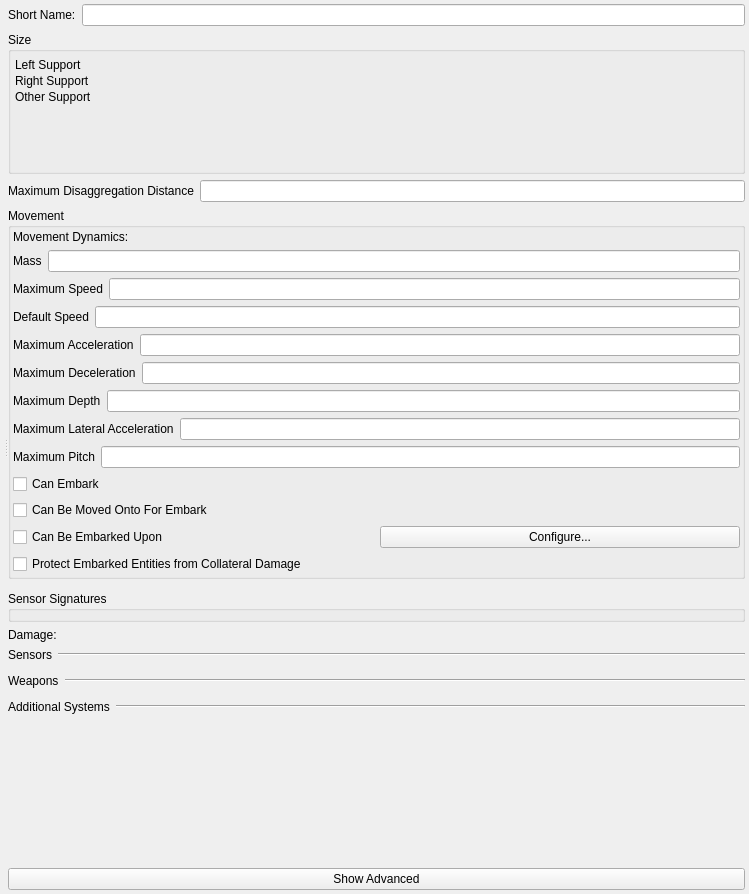
<?xml version="1.0" encoding="UTF-8"?>
<ui version="4.0">
 <class>Form</class>
 <widget class="QWidget" name="Form">
  <property name="geometry">
   <rect>
    <x>0</x>
    <y>0</y>
    <width>749</width>
    <height>894</height>
   </rect>
  </property>
  <property name="windowTitle">
   <string>Form</string>
  </property>
  <layout class="QVBoxLayout" name="verticalLayout_9">
   <property name="leftMargin">
    <number>4</number>
   </property>
   <property name="topMargin">
    <number>4</number>
   </property>
   <property name="rightMargin">
    <number>4</number>
   </property>
   <property name="bottomMargin">
    <number>4</number>
   </property>
   <item>
    <widget class="QSplitter" name="splitter">
     <property name="orientation">
      <enum>Qt::Horizontal</enum>
     </property>
     <widget class="QWidget" name="layoutWidget">
      <layout class="QVBoxLayout" name="verticalLayout_8">
       <property name="leftMargin">
        <number>0</number>
       </property>
       <property name="topMargin">
        <number>0</number>
       </property>
       <property name="rightMargin">
        <number>0</number>
       </property>
       <property name="bottomMargin">
        <number>0</number>
       </property>
       <item>
        <widget class="QWidget" name="myGeneralCanvas" native="true">
         <property name="sizePolicy">
          <sizepolicy hsizetype="MinimumExpanding" vsizetype="Fixed">
           <horstretch>0</horstretch>
           <verstretch>0</verstretch>
          </sizepolicy>
         </property>
         <property name="element_type" stdset="0">
          <string notr="true">general_canvas</string>
         </property>
        </widget>
       </item>
       <item>
        <widget class="QWidget" name="myDisplayWidget" native="true">
         <property name="element_type" stdset="0">
          <string notr="true">display_widget_canvas</string>
         </property>
        </widget>
       </item>
      </layout>
     </widget>
     <widget class="QWidget" name="layoutWidget">
      <layout class="QVBoxLayout" name="verticalLayout_7">
       <item>
        <layout class="QHBoxLayout" name="horizontalLayout">
         <item>
          <widget class="QLabel" name="short_name_label">
           <property name="text">
            <string>Short Name:</string>
           </property>
          </widget>
         </item>
         <item>
          <widget class="QLineEdit" name="short_name"/>
         </item>
        </layout>
       </item>
       <item>
        <widget class="QGroupBox" name="boundingVolumeGroupBox">
         <property name="title">
          <string>Size</string>
         </property>
         <layout class="QGridLayout" name="gridLayout_3">
          <property name="sizeConstraint">
           <enum>QLayout::SetNoConstraint</enum>
          </property>
          <property name="leftMargin">
           <number>4</number>
          </property>
          <property name="topMargin">
           <number>4</number>
          </property>
          <property name="rightMargin">
           <number>4</number>
          </property>
          <property name="bottomMargin">
           <number>4</number>
          </property>
          <property name="spacing">
           <number>2</number>
          </property>
          <item row="1" column="0" colspan="2">
           <widget class="QWidget" name="bounding_volume" native="true">
            <property name="minimumSize">
             <size>
              <width>0</width>
              <height>0</height>
             </size>
            </property>
           </widget>
          </item>
          <item row="2" column="0">
           <widget class="QLabel" name="left_support_label">
            <property name="sizePolicy">
             <sizepolicy hsizetype="Minimum" vsizetype="Minimum">
              <horstretch>0</horstretch>
              <verstretch>0</verstretch>
             </sizepolicy>
            </property>
            <property name="text">
             <string>Left Support</string>
            </property>
           </widget>
          </item>
          <item row="2" column="1">
           <widget class="QWidget" name="left_support" native="true">
            <property name="sizePolicy">
             <sizepolicy hsizetype="MinimumExpanding" vsizetype="Minimum">
              <horstretch>0</horstretch>
              <verstretch>0</verstretch>
             </sizepolicy>
            </property>
            <property name="element_type" stdset="0">
             <string notr="true">vector-parameter-data</string>
            </property>
            <property name="single_row" stdset="0">
             <bool>true</bool>
            </property>
            <property name="default_value" stdset="0">
             <string>1,-1,0</string>
            </property>
           </widget>
          </item>
          <item row="3" column="0">
           <widget class="QLabel" name="right_support_label">
            <property name="sizePolicy">
             <sizepolicy hsizetype="Minimum" vsizetype="Minimum">
              <horstretch>0</horstretch>
              <verstretch>0</verstretch>
             </sizepolicy>
            </property>
            <property name="text">
             <string>Right Support</string>
            </property>
           </widget>
          </item>
          <item row="3" column="1">
           <widget class="QWidget" name="right_support" native="true">
            <property name="sizePolicy">
             <sizepolicy hsizetype="MinimumExpanding" vsizetype="Minimum">
              <horstretch>0</horstretch>
              <verstretch>0</verstretch>
             </sizepolicy>
            </property>
            <property name="element_type" stdset="0">
             <string notr="true">vector-parameter-data</string>
            </property>
            <property name="single_row" stdset="0">
             <bool>true</bool>
            </property>
            <property name="default_value" stdset="0">
             <string>1,1,0</string>
            </property>
           </widget>
          </item>
          <item row="4" column="0">
           <widget class="QLabel" name="other_support_label">
            <property name="sizePolicy">
             <sizepolicy hsizetype="Minimum" vsizetype="Minimum">
              <horstretch>0</horstretch>
              <verstretch>0</verstretch>
             </sizepolicy>
            </property>
            <property name="text">
             <string>Other Support</string>
            </property>
           </widget>
          </item>
          <item row="4" column="1">
           <widget class="QWidget" name="other_support" native="true">
            <property name="sizePolicy">
             <sizepolicy hsizetype="MinimumExpanding" vsizetype="Minimum">
              <horstretch>0</horstretch>
              <verstretch>0</verstretch>
             </sizepolicy>
            </property>
            <property name="element_type" stdset="0">
             <string notr="true">vector-parameter-data</string>
            </property>
            <property name="single_row" stdset="0">
             <bool>true</bool>
            </property>
            <property name="default_value" stdset="0">
             <string>-1,0,0</string>
            </property>
           </widget>
          </item>
          <item row="5" column="0" colspan="2">
           <widget class="QWidget" name="bv_and_sv_calcs" native="true">
            <property name="sizePolicy">
             <sizepolicy hsizetype="MinimumExpanding" vsizetype="MinimumExpanding">
              <horstretch>0</horstretch>
              <verstretch>0</verstretch>
             </sizepolicy>
            </property>
            <property name="minimumSize">
             <size>
              <width>0</width>
              <height>0</height>
             </size>
            </property>
            <property name="calculate_bounding_volume" stdset="0">
             <bool>true</bool>
            </property>
            <property name="calculate_support_points" stdset="0">
             <bool>true</bool>
            </property>
            <property name="element_type" stdset="0">
             <string notr="true">bv_sp_calc_widget</string>
            </property>
           </widget>
          </item>
         </layout>
        </widget>
       </item>
       <item>
        <layout class="QHBoxLayout" name="horizontalLayout_2">
         <item>
          <widget class="QLabel" name="disaggregation_range_label">
           <property name="text">
            <string>Maximum Disaggregation Distance</string>
           </property>
          </widget>
         </item>
         <item>
          <widget class="QLineEdit" name="disaggregation_range">
           <property name="display-units" stdset="0">
            <string notr="true">meters</string>
           </property>
           <property name="source-units" stdset="0">
            <string notr="true">meters</string>
           </property>
           <property name="hide_by_default" stdset="0">
            <bool>true</bool>
           </property>
          </widget>
         </item>
        </layout>
       </item>
       <item>
        <widget class="QGroupBox" name="movementGroupBox">
         <property name="title">
          <string>Movement</string>
         </property>
         <layout class="QVBoxLayout" name="verticalLayout">
          <property name="leftMargin">
           <number>2</number>
          </property>
          <property name="topMargin">
           <number>2</number>
          </property>
          <property name="rightMargin">
           <number>2</number>
          </property>
          <property name="bottomMargin">
           <number>2</number>
          </property>
          <item>
           <layout class="QHBoxLayout" name="horizontalLayout_7">
            <item>
             <widget class="QLabel" name="movement_system_label">
              <property name="text">
               <string>Movement Dynamics:</string>
              </property>
             </widget>
            </item>
            <item>
             <widget class="QWidget" name="movement_system" native="true">
              <property name="category" stdset="0">
               <string notr="true">movement</string>
              </property>
              <property name="none-selected-text" stdset="0">
               <string>Immobile</string>
              </property>
              <property name="element_type" stdset="0">
               <string notr="true">single_system_selector</string>
              </property>
             </widget>
            </item>
           </layout>
          </item>
          <item>
           <layout class="QHBoxLayout" name="horizontalLayout_3">
            <item>
             <widget class="QLabel" name="mass_label">
              <property name="text">
               <string>Mass</string>
              </property>
             </widget>
            </item>
            <item>
             <widget class="QLineEdit" name="mass">
              <property name="source-units" stdset="0">
               <string notr="true">kilograms</string>
              </property>
              <property name="display-units" stdset="0">
               <string notr="true">kilograms</string>
              </property>
             </widget>
            </item>
           </layout>
          </item>
          <item>
           <layout class="QHBoxLayout" name="horizontalLayout_4">
            <item>
             <widget class="QLabel" name="max_speed_label">
              <property name="text">
               <string>Maximum Speed</string>
              </property>
             </widget>
            </item>
            <item>
             <widget class="QLineEdit" name="max_speed">
              <property name="source-units" stdset="0">
               <string notr="true">meters-per-second</string>
              </property>
              <property name="display-units" stdset="0">
               <string notr="true">kilometers-per-hour</string>
              </property>
             </widget>
            </item>
           </layout>
          </item>
          <item>
           <layout class="QHBoxLayout" name="horizontalLayout_14">
            <item>
             <widget class="QLabel" name="ordered_speed_label">
              <property name="text">
               <string>Default Speed</string>
              </property>
             </widget>
            </item>
            <item>
             <widget class="QLineEdit" name="ordered_speed">
              <property name="source-units" stdset="0">
               <string notr="true">meters-per-second</string>
              </property>
              <property name="display-units" stdset="0">
               <string notr="true">kilometers-per-hour</string>
              </property>
             </widget>
            </item>
           </layout>
          </item>
          <item>
           <layout class="QHBoxLayout" name="horizontalLayout_15">
            <item>
             <widget class="QLabel" name="max_acceleration_label">
              <property name="text">
               <string>Maximum Acceleration</string>
              </property>
             </widget>
            </item>
            <item>
             <widget class="QLineEdit" name="max_acceleration">
              <property name="source-units" stdset="0">
               <string notr="true">meters-per-second2</string>
              </property>
              <property name="display-units" stdset="0">
               <string notr="true">meters-per-second2</string>
              </property>
             </widget>
            </item>
           </layout>
          </item>
          <item>
           <layout class="QHBoxLayout" name="horizontalLayout_16">
            <item>
             <widget class="QLabel" name="max_deceleration_label">
              <property name="text">
               <string>Maximum Deceleration</string>
              </property>
             </widget>
            </item>
            <item>
             <widget class="QLineEdit" name="max_deceleration">
              <property name="source-units" stdset="0">
               <string notr="true">meters-per-second2</string>
              </property>
              <property name="display-units" stdset="0">
               <string notr="true">meters-per-second2</string>
              </property>
             </widget>
            </item>
           </layout>
          </item>
          <item>
           <layout class="QHBoxLayout" name="horizontalLayout_17">
            <item>
             <widget class="QLabel" name="max_depth_label">
              <property name="text">
               <string>Maximum Depth</string>
              </property>
             </widget>
            </item>
            <item>
             <widget class="QLineEdit" name="max_depth">
              <property name="source-units" stdset="0">
               <string notr="true">meters</string>
              </property>
              <property name="display-units" stdset="0">
               <string notr="true">meters</string>
              </property>
             </widget>
            </item>
           </layout>
          </item>
          <item>
           <layout class="QHBoxLayout" name="horizontalLayout_1000">
            <item>
             <widget class="QLabel" name="max_lateral_acceleration_label">
              <property name="text">
               <string>Maximum Lateral Acceleration</string>
              </property>
             </widget>
            </item>
            <item>
             <widget class="QLineEdit" name="max_lateral_acceleration">
              <property name="source-units" stdset="0">
               <string notr="true">meters-per-second2</string>
              </property>
              <property name="display-units" stdset="0">
               <string notr="true">meters-per-second2</string>
              </property>
             </widget>
            </item>
           </layout>
          </item>
          <item>
           <layout class="QHBoxLayout" name="horizontalLayout_6">
            <item>
             <widget class="QLabel" name="max_slope_label">
              <property name="text">
               <string>Maximum Pitch</string>
              </property>
              <property name="source_units" stdset="0">
               <string>radians</string>
              </property>
              <property name="display_units" stdset="0">
               <string>degrees</string>
              </property>
             </widget>
            </item>
            <item>
             <widget class="QLineEdit" name="max_slope">
              <property name="source-units" stdset="0">
               <string>radians</string>
              </property>
              <property name="display-units" stdset="0">
               <string>radians</string>
              </property>
             </widget>
            </item>
           </layout>
          </item>
          <item>
           <widget class="QCheckBox" name="can_embark">
            <property name="text">
             <string>Can Embark</string>
            </property>
            <property name="element_type" stdset="0">
             <string notr="true">DtRwBoolean</string>
            </property>
           </widget>
          </item>
          <item>
           <widget class="QCheckBox" name="can_move_onto_embarked">
            <property name="toolTip">
             <string>If checked, entities that are close to this object will check to see if they are going to move onto this object, and, if so, embark on it</string>
            </property>
            <property name="text">
             <string>Can Be Moved Onto For Embark</string>
            </property>
           </widget>
          </item>
          <item>
           <layout class="QHBoxLayout" name="horizontalLayout_12">
            <item>
             <widget class="QCheckBox" name="can_be_embarked_upon">
              <property name="text">
               <string>Can Be Embarked Upon</string>
              </property>
              <property name="element_type" stdset="0">
               <string notr="true">DtRwBoolean</string>
              </property>
             </widget>
            </item>
            <item>
             <widget class="QPushButton" name="configure_embarkation">
              <property name="text">
               <string>Configure...</string>
              </property>
              <property name="enable_if_checked" stdset="0">
               <string notr="true">can_be_embarked_upon</string>
              </property>
              <property name="slot" stdset="0">
               <string notr="true">change_embarkation</string>
              </property>
              <property name="element_type" stdset="0">
               <string notr="true">push_button</string>
              </property>
              <property name="disable_if_multiple_selection" stdset="0">
               <bool>true</bool>
              </property>
             </widget>
            </item>
           </layout>
          </item>
          <item>
           <widget class="QCheckBox" name="protect_from_collateral_damage">
            <property name="toolTip">
             <string>If enabled, will protect any entities embarked on this object from collateral damage</string>
            </property>
            <property name="text">
             <string>Protect Embarked Entities from Collateral Damage</string>
            </property>
           </widget>
          </item>
         </layout>
        </widget>
       </item>
       <item>
        <layout class="QVBoxLayout" name="verticalLayout_10">
         <item>
          <widget class="QWidget" name="object_geometry_filename" native="true">
           <property name="element_type" stdset="0">
            <string notr="true">object-geometry</string>
           </property>
          </widget>
         </item>
        </layout>
       </item>
       <item>
        <widget class="QGroupBox" name="sensorSignaturesGroupBox">
         <property name="title">
          <string>Sensor Signatures</string>
         </property>
         <layout class="QVBoxLayout" name="verticalLayout_3">
          <property name="spacing">
           <number>2</number>
          </property>
          <property name="leftMargin">
           <number>2</number>
          </property>
          <property name="topMargin">
           <number>2</number>
          </property>
          <property name="rightMargin">
           <number>2</number>
          </property>
          <property name="bottomMargin">
           <number>2</number>
          </property>
          <item>
           <widget class="QWidget" name="sensor_signatures" native="true">
            <property name="default-signatures" stdset="0">
             <string>visual-signature=3.0;radar-signature=10.0;infrared-signature=4.0;passive-sonar-signature:Passive Sonar=4.0;active-sonar-signature:Active Sonar=4.0;mad-signature:MAD Sensor=4.0</string>
            </property>
           </widget>
          </item>
         </layout>
        </widget>
       </item>
       <item>
        <layout class="QHBoxLayout" name="horizontalLayout_8">
         <item>
          <widget class="QLabel" name="damage_system_label">
           <property name="text">
            <string>Damage:</string>
           </property>
          </widget>
         </item>
         <item>
          <widget class="QWidget" name="damage_system" native="true">
           <property name="category" stdset="0">
            <string notr="true">damage</string>
           </property>
           <property name="none-selected-text" stdset="0">
            <string>Undamagable</string>
           </property>
           <property name="element_type" stdset="0">
            <string notr="true">single_system_selector</string>
           </property>
          </widget>
         </item>
        </layout>
       </item>
       <item>
        <layout class="QVBoxLayout" name="verticalLayout_4">
         <item>
          <layout class="QHBoxLayout" name="horizontalLayout_9">
           <item>
            <widget class="QLabel" name="sensor_system_selector_label">
             <property name="sizePolicy">
              <sizepolicy hsizetype="Fixed" vsizetype="Fixed">
               <horstretch>0</horstretch>
               <verstretch>0</verstretch>
              </sizepolicy>
             </property>
             <property name="text">
              <string>Sensors</string>
             </property>
            </widget>
           </item>
           <item>
            <widget class="Line" name="line">
             <property name="orientation">
              <enum>Qt::Horizontal</enum>
             </property>
            </widget>
           </item>
          </layout>
         </item>
         <item>
          <widget class="QWidget" name="sensor_system_selector" native="true">
           <property name="category" stdset="0">
            <string notr="true">sensor</string>
           </property>
           <property name="element_type" stdset="0">
            <string notr="true">multi_system_selector</string>
           </property>
          </widget>
         </item>
        </layout>
       </item>
       <item>
        <layout class="QVBoxLayout" name="verticalLayout_5">
         <item>
          <layout class="QHBoxLayout" name="horizontalLayout_10">
           <item>
            <widget class="QLabel" name="weapon_system_selector_label">
             <property name="sizePolicy">
              <sizepolicy hsizetype="Fixed" vsizetype="Fixed">
               <horstretch>0</horstretch>
               <verstretch>0</verstretch>
              </sizepolicy>
             </property>
             <property name="text">
              <string>Weapons</string>
             </property>
            </widget>
           </item>
           <item>
            <widget class="Line" name="line_2">
             <property name="orientation">
              <enum>Qt::Horizontal</enum>
             </property>
            </widget>
           </item>
          </layout>
         </item>
         <item>
          <widget class="QWidget" name="weapon_system_selector" native="true">
           <property name="category" stdset="0">
            <string notr="true">weapon</string>
           </property>
           <property name="element_type" stdset="0">
            <string notr="true">multi_system_selector</string>
           </property>
          </widget>
         </item>
        </layout>
       </item>
       <item>
        <layout class="QVBoxLayout" name="verticalLayout_6">
         <item>
          <layout class="QHBoxLayout" name="horizontalLayout_11">
           <item>
            <widget class="QLabel" name="other_system_selector_label">
             <property name="sizePolicy">
              <sizepolicy hsizetype="Fixed" vsizetype="Fixed">
               <horstretch>0</horstretch>
               <verstretch>0</verstretch>
              </sizepolicy>
             </property>
             <property name="text">
              <string>Additional Systems</string>
             </property>
            </widget>
           </item>
           <item>
            <widget class="Line" name="line_3">
             <property name="orientation">
              <enum>Qt::Horizontal</enum>
             </property>
            </widget>
           </item>
          </layout>
         </item>
         <item>
          <widget class="QWidget" name="other_system_selector" native="true">
           <property name="category" stdset="0">
            <string notr="true">other</string>
           </property>
           <property name="element_type" stdset="0">
            <string notr="true">multi_system_selector</string>
           </property>
          </widget>
         </item>
        </layout>
       </item>
       <item>
        <spacer name="verticalSpacer">
         <property name="orientation">
          <enum>Qt::Vertical</enum>
         </property>
         <property name="sizeHint" stdset="0">
          <size>
           <width>20</width>
           <height>18</height>
          </size>
         </property>
        </spacer>
       </item>
       <item>
        <widget class="QPushButton" name="myShowAdvanced">
         <property name="text">
          <string>Show Advanced</string>
         </property>
         <property name="checkable">
          <bool>true</bool>
         </property>
         <property name="signal_slot" stdset="0">
          <string>toggled(bool);this;showHiddenControls(bool)</string>
         </property>
        </widget>
       </item>
      </layout>
     </widget>
    </widget>
   </item>
  </layout>
 </widget>
 <resources/>
 <connections/>
</ui>
